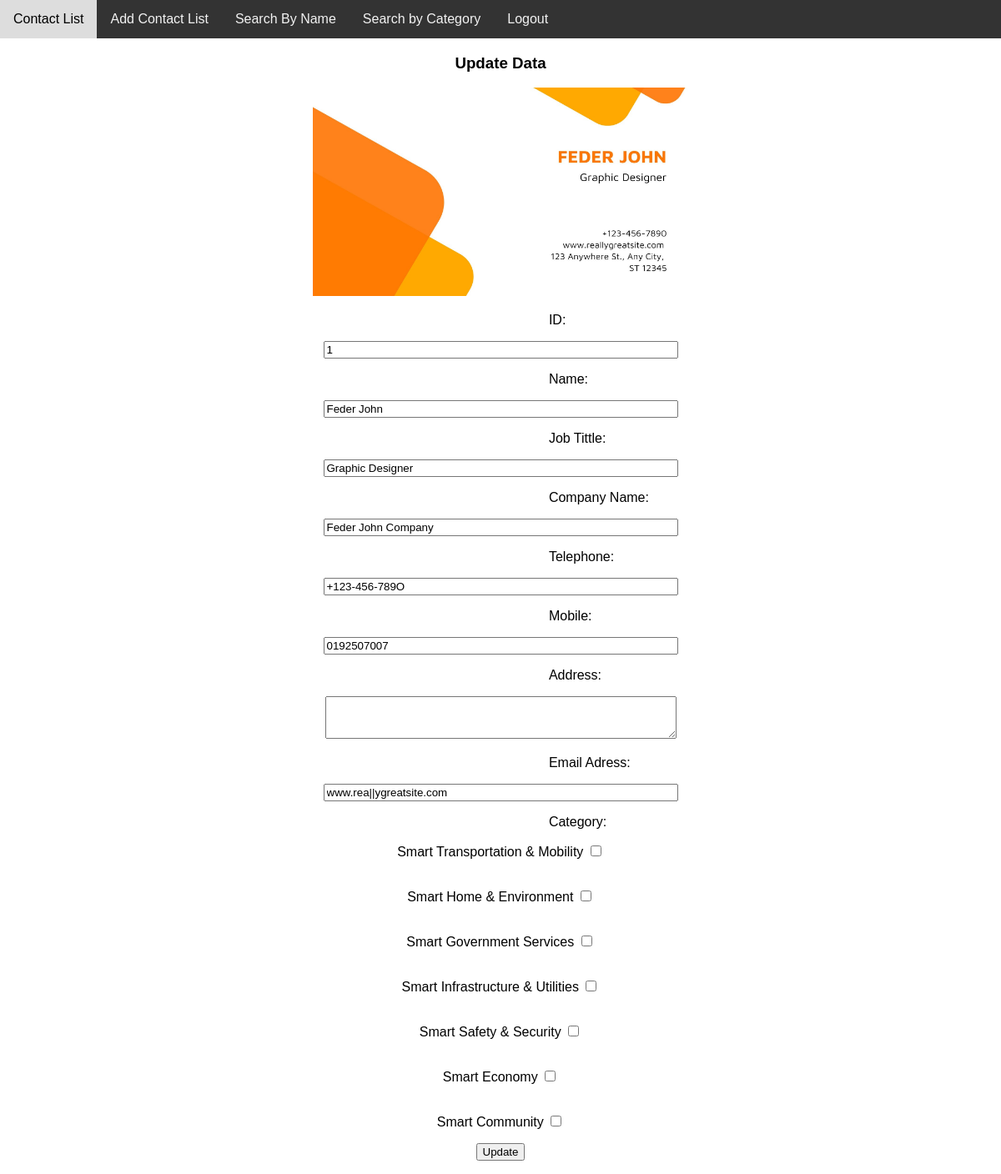
/Project1/testupdate.php?id=1, run on the app's committed database.
### tables this page shows
CREATE TABLE IF NOT EXISTS `images` (
  `id` int NOT NULL AUTO_INCREMENT,
  `fname` varchar(255) DEFAULT NULL,
  `job` varchar(255) DEFAULT NULL,
  `company` varchar(255) DEFAULT NULL,
  `phone` varchar(255) DEFAULT NULL,
  `mobile` varchar(255) DEFAULT NULL,
  `address` varchar(255) DEFAULT NULL,
  `email` varchar(255) DEFAULT NULL,
  `category` varchar(255) DEFAULT NULL,
  `image` varchar(255) DEFAULT NULL,
  `status` int NOT NULL,
  PRIMARY KEY (`id`)
);

### Project1/testupdate.php (the view, shortened to what this page needs)
<!DOCTYPE html>
<html lang="en">
<head>
</head>
<body>
<div class="topnav">
  <a href="ContactListPage.php">Contact List</a>
		<a href="AddList.php">Add Contact List</a>
		<a href="SearchName0.php">Search By Name</a>
          <a href="SearchCategory.html">Search by Category</a>
	 <a href="logout.php">Logout</a>
</div>
<?php
$con=mysqli_connect("localhost","root","","userinfo") or die("Cannot connect to server.".mysqli_error($con));
$id = $_GET['id'];
$qry = mysqli_query($con,"select * from images where id='$id'");
$row = mysqli_fetch_array($qry);
?>
<form name="update1" method="post" action="update2.php" >
<h3>Update Data</h3>
<p><img src="<?php echo $row['image']; ?>" width="450" height="250"><br></p>
&nbsp;&nbsp;&nbsp;&nbsp;&nbsp;&nbsp;&nbsp;&nbsp;&nbsp;&nbsp;&nbsp;&nbsp;&nbsp;&nbsp;&nbsp;&nbsp;&nbsp;&nbsp;&nbsp;&nbsp;&nbsp;&nbsp;&nbsp;&nbsp;&nbsp;&nbsp;&nbsp;&nbsp;&nbsp;&nbsp;&nbsp;&nbsp;&nbsp;&nbsp;&nbsp;&nbsp;&nbsp;&nbsp;&nbsp;&nbsp;&nbsp;&nbsp;&nbsp;&nbsp;&nbsp;&nbsp;&nbsp;&nbsp;&nbsp;&nbsp;&nbsp;&nbsp;&nbsp;&nbsp;&nbsp;&nbsp;&nbsp;&nbsp;&nbsp;&nbsp;&nbsp;&nbsp;&nbsp;&nbsp;&nbsp;&nbsp;&nbsp;&nbsp;&nbsp;&nbsp;&nbsp;&nbsp;&nbsp;&nbsp;&nbsp;&nbsp;&nbsp;&nbsp;&nbsp;&nbsp;&nbsp;&nbsp;&nbsp;&nbsp;&nbsp;&nbsp;&nbsp;&nbsp;&nbsp;&nbsp;&nbsp;&nbsp;&nbsp;&nbsp;&nbsp;&nbsp;&nbsp;&nbsp;&nbsp;&nbsp;&nbsp;&nbsp;&nbsp;&nbsp;&nbsp;&nbsp;&nbsp;&nbsp;&nbsp;&nbsp;&nbsp;&nbsp;&nbsp;&nbsp;&nbsp;&nbsp;&nbsp;&nbsp;&nbsp;&nbsp;&nbsp;&nbsp;&nbsp;&nbsp;&nbsp;&nbsp;&nbsp;&nbsp;&nbsp;&nbsp;&nbsp;&nbsp;&nbsp;&nbsp;&nbsp;&nbsp;&nbsp;&nbsp;&nbsp;&nbsp;&nbsp;&nbsp;&nbsp;&nbsp;&nbsp;&nbsp;&nbsp;&nbsp;ID:<p>
	<div class="">
	<p><input name = "id" type="text" size= "50" value="<?php echo"$row[0]"; ?>" readonly><br></p>
	</div>
&nbsp;&nbsp;&nbsp;&nbsp;&nbsp;&nbsp;&nbsp;&nbsp;&nbsp;&nbsp;&nbsp;&nbsp;&nbsp;&nbsp;&nbsp;&nbsp;&nbsp;&nbsp;&nbsp;&nbsp;&nbsp;&nbsp;&nbsp;&nbsp;&nbsp;&nbsp;&nbsp;&nbsp;&nbsp;&nbsp;&nbsp;&nbsp;&nbsp;&nbsp;&nbsp;&nbsp;&nbsp;&nbsp;&nbsp;&nbsp;&nbsp;&nbsp;&nbsp;&nbsp;&nbsp;&nbsp;&nbsp;&nbsp;&nbsp;&nbsp;&nbsp;&nbsp;&nbsp;&nbsp;&nbsp;&nbsp;&nbsp;&nbsp;&nbsp;&nbsp;&nbsp;&nbsp;&nbsp;&nbsp;&nbsp;&nbsp;&nbsp;&nbsp;&nbsp;&nbsp;&nbsp;&nbsp;&nbsp;&nbsp;&nbsp;&nbsp;&nbsp;&nbsp;&nbsp;&nbsp;&nbsp;&nbsp;&nbsp;&nbsp;&nbsp;&nbsp;&nbsp;&nbsp;&nbsp;&nbsp;&nbsp;&nbsp;&nbsp;&nbsp;&nbsp;&nbsp;&nbsp;&nbsp;&nbsp;&nbsp;&nbsp;&nbsp;&nbsp;&nbsp;&nbsp;&nbsp;&nbsp;&nbsp;&nbsp;&nbsp;&nbsp;&nbsp;&nbsp;&nbsp;&nbsp;&nbsp;&nbsp;&nbsp;&nbsp;&nbsp;&nbsp;&nbsp;&nbsp;&nbsp;&nbsp;&nbsp;&nbsp;&nbsp;&nbsp;&nbsp;&nbsp;&nbsp;&nbsp;&nbsp;&nbsp;&nbsp;&nbsp;&nbsp;&nbsp;&nbsp;&nbsp;&nbsp;&nbsp;&nbsp;&nbsp;&nbsp;&nbsp;&nbsp;Name: <br>
<p><input name = "fname" type="text" size= "50" value="<?php echo"$row[1]"; ?>"><br></p>
&nbsp;&nbsp;&nbsp;&nbsp;&nbsp;&nbsp;&nbsp;&nbsp;&nbsp;&nbsp;&nbsp;&nbsp;&nbsp;&nbsp;&nbsp;&nbsp;&nbsp;&nbsp;&nbsp;&nbsp;&nbsp;&nbsp;&nbsp;&nbsp;&nbsp;&nbsp;&nbsp;&nbsp;&nbsp;&nbsp;&nbsp;&nbsp;&nbsp;&nbsp;&nbsp;&nbsp;&nbsp;&nbsp;&nbsp;&nbsp;&nbsp;&nbsp;&nbsp;&nbsp;&nbsp;&nbsp;&nbsp;&nbsp;&nbsp;&nbsp;&nbsp;&nbsp;&nbsp;&nbsp;&nbsp;&nbsp;&nbsp;&nbsp;&nbsp;&nbsp;&nbsp;&nbsp;&nbsp;&nbsp;&nbsp;&nbsp;&nbsp;&nbsp;&nbsp;&nbsp;&nbsp;&nbsp;&nbsp;&nbsp;&nbsp;&nbsp;&nbsp;&nbsp;&nbsp;&nbsp;&nbsp;&nbsp;&nbsp;&nbsp;&nbsp;&nbsp;&nbsp;&nbsp;&nbsp;&nbsp;&nbsp;&nbsp;&nbsp;&nbsp;&nbsp;&nbsp;&nbsp;&nbsp;&nbsp;&nbsp;&nbsp;&nbsp;&nbsp;&nbsp;&nbsp;&nbsp;&nbsp;&nbsp;&nbsp;&nbsp;&nbsp;&nbsp;&nbsp;&nbsp;&nbsp;&nbsp;&nbsp;&nbsp;&nbsp;&nbsp;&nbsp;&nbsp;&nbsp;&nbsp;&nbsp;&nbsp;&nbsp;&nbsp;&nbsp;&nbsp;&nbsp;&nbsp;&nbsp;&nbsp;&nbsp;&nbsp;&nbsp;&nbsp;&nbsp;&nbsp;&nbsp;&nbsp;&nbsp;&nbsp;&nbsp;&nbsp;&nbsp;&nbsp;Job Tittle:<br>
<p><input name = "job" type="text" size= "50" value="<?php echo"$row[2]"; ?>"><br></p>
&nbsp;&nbsp;&nbsp;&nbsp;&nbsp;&nbsp;&nbsp;&nbsp;&nbsp;&nbsp;&nbsp;&nbsp;&nbsp;&nbsp;&nbsp;&nbsp;&nbsp;&nbsp;&nbsp;&nbsp;&nbsp;&nbsp;&nbsp;&nbsp;&nbsp;&nbsp;&nbsp;&nbsp;&nbsp;&nbsp;&nbsp;&nbsp;&nbsp;&nbsp;&nbsp;&nbsp;&nbsp;&nbsp;&nbsp;&nbsp;&nbsp;&nbsp;&nbsp;&nbsp;&nbsp;&nbsp;&nbsp;&nbsp;&nbsp;&nbsp;&nbsp;&nbsp;&nbsp;&nbsp;&nbsp;&nbsp;&nbsp;&nbsp;&nbsp;&nbsp;&nbsp;&nbsp;&nbsp;&nbsp;&nbsp;&nbsp;&nbsp;&nbsp;&nbsp;&nbsp;&nbsp;&nbsp;&nbsp;&nbsp;&nbsp;&nbsp;&nbsp;&nbsp;&nbsp;&nbsp;&nbsp;&nbsp;&nbsp;&nbsp;&nbsp;&nbsp;&nbsp;&nbsp;&nbsp;&nbsp;&nbsp;&nbsp;&nbsp;&nbsp;&nbsp;&nbsp;&nbsp;&nbsp;&nbsp;&nbsp;&nbsp;&nbsp;&nbsp;&nbsp;&nbsp;&nbsp;&nbsp;&nbsp;&nbsp;&nbsp;&nbsp;&nbsp;&nbsp;&nbsp;&nbsp;&nbsp;&nbsp;&nbsp;&nbsp;&nbsp;&nbsp;&nbsp;&nbsp;&nbsp;&nbsp;&nbsp;&nbsp;&nbsp;&nbsp;&nbsp;&nbsp;&nbsp;&nbsp;&nbsp;&nbsp;&nbsp;&nbsp;&nbsp;&nbsp;&nbsp;&nbsp;&nbsp;&nbsp;&nbsp;&nbsp;&nbsp;&nbsp;&nbsp;Company Name:<br>
<p><input name = "company" type="text" size= "50" value="<?php echo"$row[3]"; ?>"><br></p>
&nbsp;&nbsp;&nbsp;&nbsp;&nbsp;&nbsp;&nbsp;&nbsp;&nbsp;&nbsp;&nbsp;&nbsp;&nbsp;&nbsp;&nbsp;&nbsp;&nbsp;&nbsp;&nbsp;&nbsp;&nbsp;&nbsp;&nbsp;&nbsp;&nbsp;&nbsp;&nbsp;&nbsp;&nbsp;&nbsp;&nbsp;&nbsp;&nbsp;&nbsp;&nbsp;&nbsp;&nbsp;&nbsp;&nbsp;&nbsp;&nbsp;&nbsp;&nbsp;&nbsp;&nbsp;&nbsp;&nbsp;&nbsp;&nbsp;&nbsp;&nbsp;&nbsp;&nbsp;&nbsp;&nbsp;&nbsp;&nbsp;&nbsp;&nbsp;&nbsp;&nbsp;&nbsp;&nbsp;&nbsp;&nbsp;&nbsp;&nbsp;&nbsp;&nbsp;&nbsp;&nbsp;&nbsp;&nbsp;&nbsp;&nbsp;&nbsp;&nbsp;&nbsp;&nbsp;&nbsp;&nbsp;&nbsp;&nbsp;&nbsp;&nbsp;&nbsp;&nbsp;&nbsp;&nbsp;&nbsp;&nbsp;&nbsp;&nbsp;&nbsp;&nbsp;&nbsp;&nbsp;&nbsp;&nbsp;&nbsp;&nbsp;&nbsp;&nbsp;&nbsp;&nbsp;&nbsp;&nbsp;&nbsp;&nbsp;&nbsp;&nbsp;&nbsp;&nbsp;&nbsp;&nbsp;&nbsp;&nbsp;&nbsp;&nbsp;&nbsp;&nbsp;&nbsp;&nbsp;&nbsp;&nbsp;&nbsp;&nbsp;&nbsp;&nbsp;&nbsp;&nbsp;&nbsp;&nbsp;&nbsp;&nbsp;&nbsp;&nbsp;&nbsp;&nbsp;&nbsp;&nbsp;&nbsp;&nbsp;&nbsp;&nbsp;&nbsp;&nbsp;&nbsp;Telephone: <br>
<p><input name = "telephone" type="text" size= "50" value="<?php echo"$row[4]"; ?>"><br></p>
&nbsp;&nbsp;&nbsp;&nbsp;&nbsp;&nbsp;&nbsp;&nbsp;&nbsp;&nbsp;&nbsp;&nbsp;&nbsp;&nbsp;&nbsp;&nbsp;&nbsp;&nbsp;&nbsp;&nbsp;&nbsp;&nbsp;&nbsp;&nbsp;&nbsp;&nbsp;&nbsp;&nbsp;&nbsp;&nbsp;&nbsp;&nbsp;&nbsp;&nbsp;&nbsp;&nbsp;&nbsp;&nbsp;&nbsp;&nbsp;&nbsp;&nbsp;&nbsp;&nbsp;&nbsp;&nbsp;&nbsp;&nbsp;&nbsp;&nbsp;&nbsp;&nbsp;&nbsp;&nbsp;&nbsp;&nbsp;&nbsp;&nbsp;&nbsp;&nbsp;&nbsp;&nbsp;&nbsp;&nbsp;&nbsp;&nbsp;&nbsp;&nbsp;&nbsp;&nbsp;&nbsp;&nbsp;&nbsp;&nbsp;&nbsp;&nbsp;&nbsp;&nbsp;&nbsp;&nbsp;&nbsp;&nbsp;&nbsp;&nbsp;&nbsp;&nbsp;&nbsp;&nbsp;&nbsp;&nbsp;&nbsp;&nbsp;&nbsp;&nbsp;&nbsp;&nbsp;&nbsp;&nbsp;&nbsp;&nbsp;&nbsp;&nbsp;&nbsp;&nbsp;&nbsp;&nbsp;&nbsp;&nbsp;&nbsp;&nbsp;&nbsp;&nbsp;&nbsp;&nbsp;&nbsp;&nbsp;&nbsp;&nbsp;&nbsp;&nbsp;&nbsp;&nbsp;&nbsp;&nbsp;&nbsp;&nbsp;&nbsp;&nbsp;&nbsp;&nbsp;&nbsp;&nbsp;&nbsp;&nbsp;&nbsp;&nbsp;&nbsp;&nbsp;&nbsp;&nbsp;&nbsp;&nbsp;&nbsp;&nbsp;&nbsp;&nbsp;&nbsp;&nbsp;Mobile: <br>
<p><input name = "mobile" type="text" size= "50" value="<?php echo"$row[5]"; ?>"><br></p>
&nbsp;&nbsp;&nbsp;&nbsp;&nbsp;&nbsp;&nbsp;&nbsp;&nbsp;&nbsp;&nbsp;&nbsp;&nbsp;&nbsp;&nbsp;&nbsp;&nbsp;&nbsp;&nbsp;&nbsp;&nbsp;&nbsp;&nbsp;&nbsp;&nbsp;&nbsp;&nbsp;&nbsp;&nbsp;&nbsp;&nbsp;&nbsp;&nbsp;&nbsp;&nbsp;&nbsp;&nbsp;&nbsp;&nbsp;&nbsp;&nbsp;&nbsp;&nbsp;&nbsp;&nbsp;&nbsp;&nbsp;&nbsp;&nbsp;&nbsp;&nbsp;&nbsp;&nbsp;&nbsp;&nbsp;&nbsp;&nbsp;&nbsp;&nbsp;&nbsp;&nbsp;&nbsp;&nbsp;&nbsp;&nbsp;&nbsp;&nbsp;&nbsp;&nbsp;&nbsp;&nbsp;&nbsp;&nbsp;&nbsp;&nbsp;&nbsp;&nbsp;&nbsp;&nbsp;&nbsp;&nbsp;&nbsp;&nbsp;&nbsp;&nbsp;&nbsp;&nbsp;&nbsp;&nbsp;&nbsp;&nbsp;&nbsp;&nbsp;&nbsp;&nbsp;&nbsp;&nbsp;&nbsp;&nbsp;&nbsp;&nbsp;&nbsp;&nbsp;&nbsp;&nbsp;&nbsp;&nbsp;&nbsp;&nbsp;&nbsp;&nbsp;&nbsp;&nbsp;&nbsp;&nbsp;&nbsp;&nbsp;&nbsp;&nbsp;&nbsp;&nbsp;&nbsp;&nbsp;&nbsp;&nbsp;&nbsp;&nbsp;&nbsp;&nbsp;&nbsp;&nbsp;&nbsp;&nbsp;&nbsp;&nbsp;&nbsp;&nbsp;&nbsp;&nbsp;&nbsp;&nbsp;&nbsp;&nbsp;&nbsp;&nbsp;&nbsp;&nbsp;&nbsp;Address: <br>
<p><textarea name = "address" type="textarea"  rows="3" cols="50" value="<?php echo"$row[6]"; ?>"></textarea><br></p>
&nbsp;&nbsp;&nbsp;&nbsp;&nbsp;&nbsp;&nbsp;&nbsp;&nbsp;&nbsp;&nbsp;&nbsp;&nbsp;&nbsp;&nbsp;&nbsp;&nbsp;&nbsp;&nbsp;&nbsp;&nbsp;&nbsp;&nbsp;&nbsp;&nbsp;&nbsp;&nbsp;&nbsp;&nbsp;&nbsp;&nbsp;&nbsp;&nbsp;&nbsp;&nbsp;&nbsp;&nbsp;&nbsp;&nbsp;&nbsp;&nbsp;&nbsp;&nbsp;&nbsp;&nbsp;&nbsp;&nbsp;&nbsp;&nbsp;&nbsp;&nbsp;&nbsp;&nbsp;&nbsp;&nbsp;&nbsp;&nbsp;&nbsp;&nbsp;&nbsp;&nbsp;&nbsp;&nbsp;&nbsp;&nbsp;&nbsp;&nbsp;&nbsp;&nbsp;&nbsp;&nbsp;&nbsp;&nbsp;&nbsp;&nbsp;&nbsp;&nbsp;&nbsp;&nbsp;&nbsp;&nbsp;&nbsp;&nbsp;&nbsp;&nbsp;&nbsp;&nbsp;&nbsp;&nbsp;&nbsp;&nbsp;&nbsp;&nbsp;&nbsp;&nbsp;&nbsp;&nbsp;&nbsp;&nbsp;&nbsp;&nbsp;&nbsp;&nbsp;&nbsp;&nbsp;&nbsp;&nbsp;&nbsp;&nbsp;&nbsp;&nbsp;&nbsp;&nbsp;&nbsp;&nbsp;&nbsp;&nbsp;&nbsp;&nbsp;&nbsp;&nbsp;&nbsp;&nbsp;&nbsp;&nbsp;&nbsp;&nbsp;&nbsp;&nbsp;&nbsp;&nbsp;&nbsp;&nbsp;&nbsp;&nbsp;&nbsp;&nbsp;&nbsp;&nbsp;&nbsp;&nbsp;&nbsp;&nbsp;&nbsp;&nbsp;&nbsp;&nbsp;&nbsp;Email Adress: <br>
<p><input name = "email" type="text" size= "50" value="<?php echo"$row[7]"; ?>"><br></p>
&nbsp;&nbsp;&nbsp;&nbsp;&nbsp;&nbsp;&nbsp;&nbsp;&nbsp;&nbsp;&nbsp;&nbsp;&nbsp;&nbsp;&nbsp;&nbsp;&nbsp;&nbsp;&nbsp;&nbsp;&nbsp;&nbsp;&nbsp;&nbsp;&nbsp;&nbsp;&nbsp;&nbsp;&nbsp;&nbsp;&nbsp;&nbsp;&nbsp;&nbsp;&nbsp;&nbsp;&nbsp;&nbsp;&nbsp;&nbsp;&nbsp;&nbsp;&nbsp;&nbsp;&nbsp;&nbsp;&nbsp;&nbsp;&nbsp;&nbsp;&nbsp;&nbsp;&nbsp;&nbsp;&nbsp;&nbsp;&nbsp;&nbsp;&nbsp;&nbsp;&nbsp;&nbsp;&nbsp;&nbsp;&nbsp;&nbsp;&nbsp;&nbsp;&nbsp;&nbsp;&nbsp;&nbsp;&nbsp;&nbsp;&nbsp;&nbsp;&nbsp;&nbsp;&nbsp;&nbsp;&nbsp;&nbsp;&nbsp;&nbsp;&nbsp;&nbsp;&nbsp;&nbsp;&nbsp;&nbsp;&nbsp;&nbsp;&nbsp;&nbsp;&nbsp;&nbsp;&nbsp;&nbsp;&nbsp;&nbsp;&nbsp;&nbsp;&nbsp;&nbsp;&nbsp;&nbsp;&nbsp;&nbsp;&nbsp;&nbsp;&nbsp;&nbsp;&nbsp;&nbsp;&nbsp;&nbsp;&nbsp;&nbsp;&nbsp;&nbsp;&nbsp;&nbsp;&nbsp;&nbsp;&nbsp;&nbsp;&nbsp;&nbsp;&nbsp;&nbsp;&nbsp;&nbsp;&nbsp;&nbsp;&nbsp;&nbsp;&nbsp;&nbsp;&nbsp;&nbsp;&nbsp;&nbsp;&nbsp;&nbsp;&nbsp;&nbsp;&nbsp;&nbsp;Category:<br>
<p>Smart Transportation & Mobility
<input name="checkbox[]" type="checkbox" value="Smart Transportation & Mobility"></p>
<p><br>Smart Home & Environment
<input name="checkbox[]" type="checkbox" value="Smart Home & Environment"></p>
<p><br>Smart Government Services
<input name="checkbox[]" type="checkbox" value="Smart Government Services"></p>
<p><br>Smart Infrastructure & Utilities
<input name="checkbox[]" type="checkbox" value="Smart Infrastructure & Utilities"></p>
<p><br>Smart Safety & Security
<input name="checkbox[]" type="checkbox" value="Smart Safety & Security"></p>
 <p><br>Smart Economy
<input name="checkbox[]" type="checkbox" value="Smart Economy"></p>
  <p><br>Smart Community
<input name="checkbox[]" type="checkbox" value="Smart Community"></p>
 <p><input name="update2" type="submit" value="Update"></p>
</form>
</body>
	</html>

### Project1/testupdate.php (style rules this page uses)
* { box-sizing: border-box; font-family: Arial, Helvetica, sans-serif; }
body { background-image: url(https://img.freepik.com/free-vector/gray-white-gradient-abstract-background_53876-60238.jpg?size=338&ext=jpg);background-size: 100%; }
body { margin: 0; font-family: Arial, Helvetica, sans-serif; }
h3 { text-align:center; }
img { text-align:center; }
input { align:center; }
p { text-align:center; }
.topnav { overflow: hidden; background-color: #333; }
.topnav a { float: left; display: block; color: #f2f2f2; text-align: center; padding: 14px 16px; text-decoration: none; }

### data on the page
images: image (picture), id "1", fname "Feder John", job "Graphic Designer", company "Feder John Company", telephone "+123-456-789O", mobile "0192507007", email "www.rea||ygreatsite.com"
